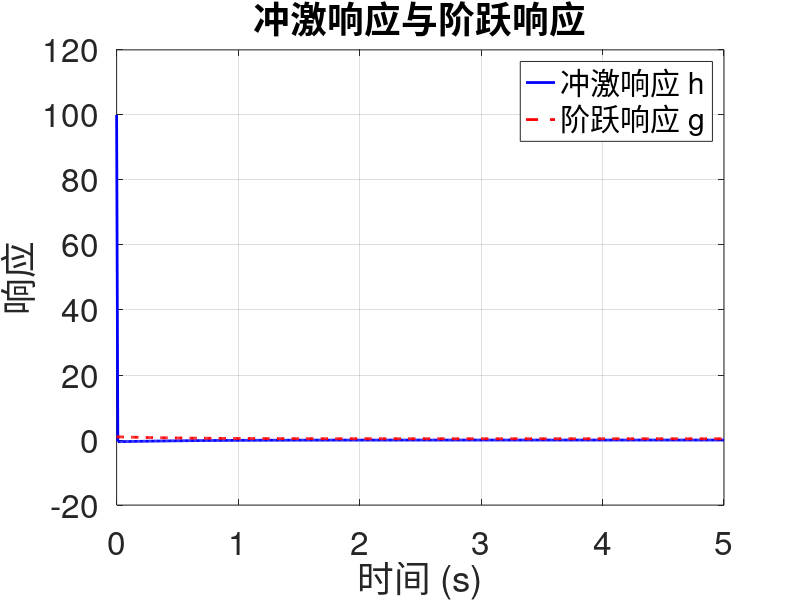
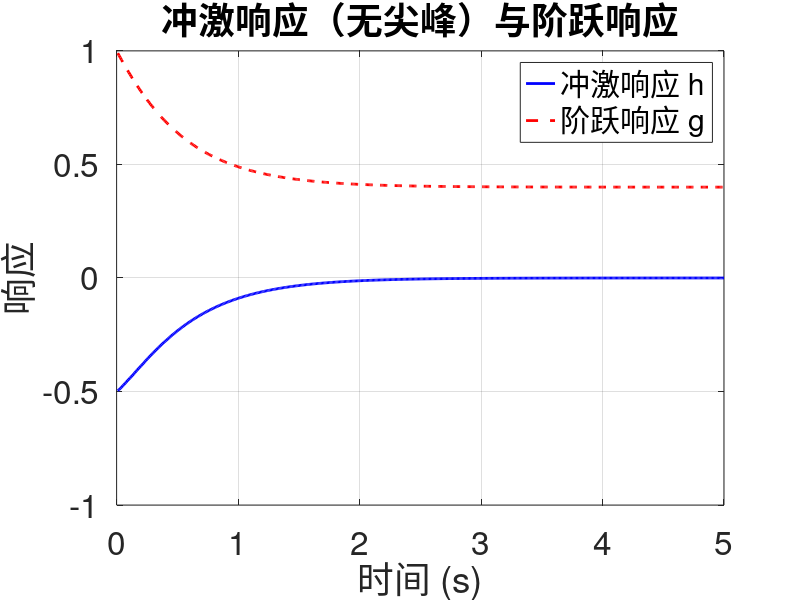

MATLAB code to generate these figures, in order:
clear;
close all;
clc;


% ex03_06_L1.m  |  例3.6 · L1 受控复现  |  AI 生成，已校验，R2023b
% 连续LTI系统：i''(t)+7i'(t)+10i(t) = e''(t)+6e'(t)+4e(t)
% 用tf和lsim求冲激响应与阶跃响应（不使用impulse/step）

% 1. 建立系统模型
sys = tf([1, 6, 4], [1, 7, 10]);

% 2. 时间向量
dt = 0.01;
t = 0:dt:5;

% 3. 阶跃响应
u = ones(size(t));                % 阶跃信号 t>=0 取1
g = lsim(sys, u, t);             % 阶跃响应

% 4. 冲激响应（用窄脉冲近似冲激，面积=1）
d = zeros(size(t));
d(1) = 1/dt;                     % 高度=1/dt，使面积约为1
h = lsim(sys, d, t);             % 冲激响应

% 5. 绘制冲激响应与阶跃响应
figure;
plot(t, h, 'b-', 'LineWidth',2); hold on;
plot(t, g, 'r--', 'LineWidth',2);
grid on;
xlabel('时间 (s)', 'FontSize',24);
ylabel('响应', 'FontSize',24);
title('冲激响应与阶跃响应', 'FontSize',24);
legend('冲激响应 h', '阶跃响应 g', 'FontSize',24);
set(gca, 'FontSize',24);

% 6. 去掉t=0冲激尖峰，显示主体部分
figure;
plot(t(2:end), h(2:end), 'b-', 'LineWidth',2); hold on;
plot(t(2:end), g(2:end), 'r--', 'LineWidth',2);
grid on;
xlabel('时间 (s)', 'FontSize',24);
ylabel('响应', 'FontSize',24);
title('冲激响应（无尖峰）与阶跃响应', 'FontSize',24);
legend('冲激响应 h', '阶跃响应 g', 'FontSize',24);
set(gca, 'FontSize',24);
